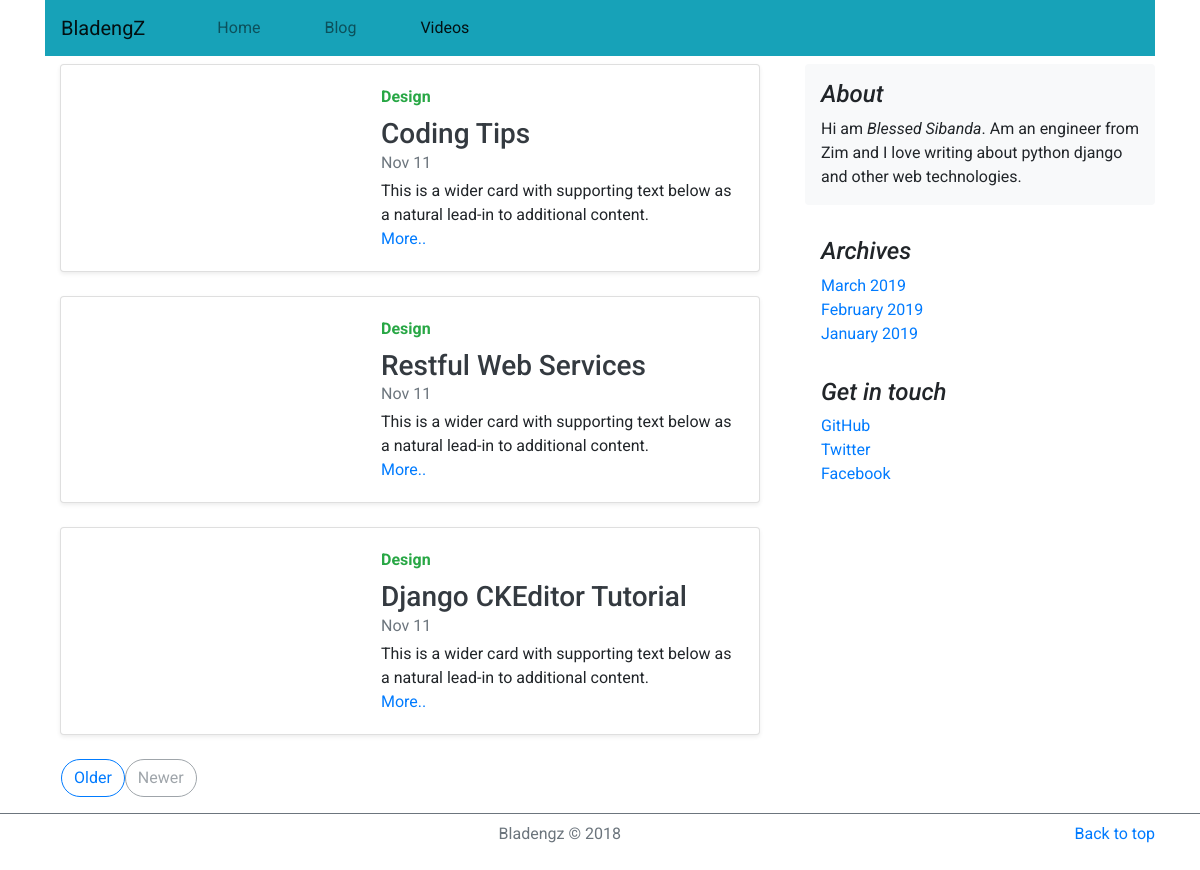
Screenshot of /videos/ with the database file from the repository.
### videos/models.py (models this page shows, shortened)
class Video(models.Model):
    STATUS = (
        ('Draft', 'Draft'),
        ('Publish', 'Published')
    )
    title = models.CharField(max_length=120)
    url = models.URLField()
    status = models.CharField(choices=STATUS, max_length=120)
    created = models.DateTimeField(auto_now_add=True)
    updated = models.DateTimeField(auto_now=True)
    slug = models.SlugField()
    def get_absolute_url(self):
        return reverse('videos:video_detail', args=[self.slug,])

### videos/views.py (the view)
# urls.py: path('', VideoListView.as_view(), name='video_list'),
class VideoListView(ListView):
    model = Video
    context_object_name = 'videos'

### bladengz/templates/videos/video_list.html
{% extends 'list.html' %}
{% block main %}
    {% include '_videos.html' %}
{% endblock main %}

### bladengz/templates/_videos.html
<div class="col-md-12">
    {% for video in videos %}
    <div class="card flex-md-row mb-4 shadow-sm h-md-250">
        <div class="bd-placeholder-img card-img-right flex-auto d-none d-lg-block">
            <iframe height="100%" src="{{video.url}}"
                frameborder="0" allow="accelerometer; autoplay; encrypted-media; gyroscope; picture-in-picture"
                allowfullscreen>
            </iframe>
        </div>
        <div class="card-body d-flex flex-column align-items-start">
            <strong class="d-inline-block mb-2 text-success">Design</strong>
            <h3 class="mb-0">
            <a class="text-dark" href="{{video.get_absolute_url}}">{{video.title}}</a>
            </h3>
            <div class="mb-1 text-muted">Nov 11</div>
            <p class="card-text mb-auto">This is a wider card with supporting text below as a natural lead-in to additional content.</p>
            <a href="{{video.get_absolute_url}}">More..</a>
        </div>
    </div>
    {% empty %}
        <h3>No videos avaliable yet.</h3>
    {% endfor %}
</div>

### bladengz/static/css/styles.css (style rules this page uses)
body { font-family: 'Roboto', sans-serif; }

### rows the page displays
Video: title "Coding Tips"
Video: title "Restful Web Services"
Video: title "Django CKEditor Tutorial"
